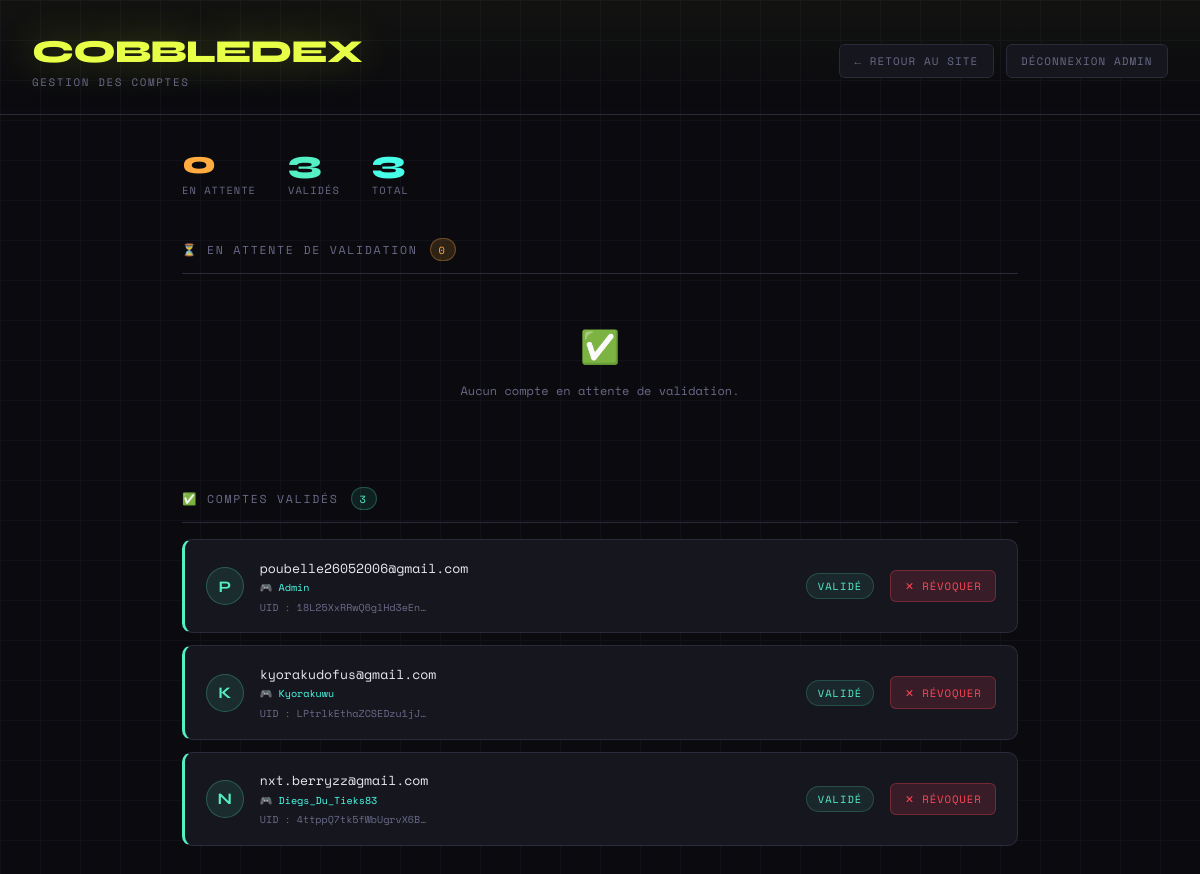
Page /admin (signed in) on the committed database.
### tables this page shows
CREATE TABLE users (firebase_uid TEXT PRIMARY KEY, device_id TEXT NOT NULL, validated INTEGER NOT NULL DEFAULT 0, email TEXT, created_at TEXT, username TEXT);

### app.py (the view)
@app.route('/admin', methods=['GET', 'POST'])
def admin():
    error = None
    if request.method == 'POST' and 'password' in request.form:
        if request.form['password'] == ADMIN_PASSWORD:
            session['is_admin'] = True
        else:
            error = "Mot de passe incorrect."
    if not session.get('is_admin'):
        return render_template('admin_login.html', error=error)
    conn = sqlite3.connect(DB_PATH)
    conn.row_factory = sqlite3.Row
    pending   = [dict(r) for r in conn.execute("SELECT * FROM users WHERE validated = 0 ORDER BY created_at DESC").fetchall()]
    validated = [dict(r) for r in conn.execute("SELECT * FROM users WHERE validated = 1 ORDER BY created_at DESC").fetchall()]
    conn.close()
    for u in pending + validated:
        if not u.get('email'):
            try:
                fb_user = auth.get_user(u['firebase_uid'])
                u['email'] = fb_user.email
                conn = sqlite3.connect(DB_PATH)
                conn.execute("UPDATE users SET email = ? WHERE firebase_uid = ?", (fb_user.email, u['firebase_uid']))
                conn.commit()
                conn.close()
            except Exception:
                u['email'] = None
    return render_template('admin.html', pending=pending, validated=validated)

### app.py (called while the page is built, shortened)
@app.before_request
def security_check():
    public = ['/login', '/firebase-auth', '/logout', '/admin', '/admin/validate', '/admin/refuse', '/admin/logout']
    if request.path.startswith('/static') or request.path in public:
        return

### templates/admin.html (shortened to what this page needs)
<!DOCTYPE html>
<html lang="fr">
<head>
</head>
<body>
<header>
  <div>
    <div class="logo-title">COBBLEDEX</div>
    <div class="logo-sub">Gestion des comptes</div>
  </div>
  <div class="header-actions">
    <a href="/" class="btn-sm">← Retour au site</a>
    <a href="/admin/logout" class="btn-sm">Déconnexion admin</a>
  </div>
</header>
<main>
  <div class="stats-bar">
    <div class="stat">
      <div class="num pending-color">{{ pending|length }}</div>
      <div class="lbl">En attente</div>
    </div>
    <div class="stat">
      <div class="num valid-color">{{ validated|length }}</div>
      <div class="lbl">Validés</div>
    </div>
    <div class="stat">
      <div class="num total-color">{{ pending|length + validated|length }}</div>
      <div class="lbl">Total</div>
    </div>
  </div>
  <div>
    <div class="section-title">
      ⏳ En attente de validation
      <span class="badge">{{ pending|length }}</span>
    </div>
    {% if pending %}
    <div class="user-list" style="margin-top:1rem;">
      {% for u in pending %}
      <div class="user-card pending">
        <div class="user-avatar pending">{{ (u.email or '?')[0].upper() }}</div>
        <div class="user-info">
          <div class="user-email">{{ u.email or '(email inconnu)' }}</div>
          {% if u.username %}
          <div class="user-meta" style="color:var(--accent2);margin-top:.15rem;">🎮 {{ u.username }}</div>
          {% endif %}
          <div class="user-meta">
            UID : {{ u.firebase_uid[:20] }}…
            {% if u.created_at %} · Inscrit le {{ u.created_at[:10] }}{% endif %}
          </div>
        </div>
        <span class="user-status pending">En attente</span>
        <div class="user-actions">
          <form method="POST" action="/admin/validate" style="display:inline;">
            <input type="hidden" name="uid" value="{{ u.firebase_uid }}" />
            <button type="submit" class="btn-validate">✓ Valider</button>
          </form>
          <button class="btn-refuse" onclick="confirmRefuse('{{ u.firebase_uid }}', '{{ u.email or '' }}')">✕ Refuser</button>
        </div>
      </div>
      {% endfor %}
    </div>
    {% else %}
    <div class="empty">
      <span class="icon">✅</span>
      Aucun compte en attente de validation.
    </div>
    {% endif %}
  </div>
  <div>
    <div class="section-title">
      ✅ Comptes validés
      <span class="badge valid">{{ validated|length }}</span>
    </div>
    {% if validated %}
    <div class="user-list" style="margin-top:1rem;">
      {% for u in validated %}
      <div class="user-card validated">
        <div class="user-avatar validated">{{ (u.email or '?')[0].upper() }}</div>
        <div class="user-info">
          <div class="user-email">{{ u.email or '(email inconnu)' }}</div>
          {% if u.username %}
          <div class="user-meta" style="color:var(--accent2);margin-top:.15rem;">🎮 {{ u.username }}</div>
          {% endif %}
          <div class="user-meta">
            UID : {{ u.firebase_uid[:20] }}…
          </div>
        </div>
        <span class="user-status validated">Validé</span>
        <div class="user-actions">
          <button class="btn-refuse" onclick="confirmRefuse('{{ u.firebase_uid }}', '{{ u.email or '' }}')">✕ Révoquer</button>
        </div>
      </div>
      {% endfor %}
    </div>
    {% else %}
    <div class="empty">
      <span class="icon">👤</span>
      Aucun compte validé pour l'instant.
    </div>
    {% endif %}
  </div>
</main>
</body>
</html>

### templates/admin.html (style rules this page uses)
:root { --bg: #0a0a0f; --surface: #111118; --card: #16161f; --border: #2a2a3a; --accent: #e8ff47; --accent2: #47ffe8; --text: #e8e8f0; --muted: #6a6a88; --red: #ff4757; --green: #55efc4; --orange: #ffab40; }
* { box-sizing:border-box; margin:0; padding:0; }
body { background:var(--bg); color:var(--text); font-family:'Syne',sans-serif; min-height:100vh; }
body::before { content:''; position:fixed; inset:0; background-image:linear-gradient(var(--border) 1px,transparent 1px),linear-gradient(90deg,var(--border) 1px,transparent 1px); background-size:40px 40px; opacity:.25; pointer-events:none; z-index:0; }
header { position:relative; z-index:10; padding:2rem 2rem 1.5rem; border-bottom:1px solid var(--border); background:linear-gradient(180deg,rgba(232,255,71,.04) 0%,transparent 100%); display:flex; align-items:center; justify-content:space-between; flex-wrap:wrap; gap:1rem; }
.logo-title { font-size:2rem; font-weight:800; color:var(--accent); letter-spacing:-.03em; text-shadow:0 0 40px rgba(232,255,71,.3); }
.logo-sub { font-family:'Space Mono',monospace; font-size:.68rem; color:var(--muted); letter-spacing:.15em; text-transform:uppercase; margin-top:.2rem; }
.header-actions { display:flex; gap:.75rem; align-items:center; }
.btn-sm { font-family:'Space Mono',monospace; font-size:.68rem; text-transform:uppercase; letter-spacing:.1em; padding:.5rem .9rem; border-radius:6px; border:1px solid var(--border); background:var(--card); color:var(--muted); cursor:pointer; text-decoration:none; transition:border-color .2s,color .2s; }
main { position:relative; z-index:5; padding:2rem; max-width:900px; margin:0 auto; display:flex; flex-direction:column; gap:2.5rem; }
.stats-bar { display:flex; gap:2rem; flex-wrap:wrap; }
.stat { display:flex; flex-direction:column; gap:.2rem; }
.stat .num { font-size:2rem; font-weight:800; line-height:1; }
.stat .num.pending-color { color:var(--orange); }
.stat .num.valid-color { color:var(--green); }
.stat .num.total-color { color:var(--accent2); }
.stat .lbl { font-family:'Space Mono',monospace; font-size:.65rem; color:var(--muted); text-transform:uppercase; letter-spacing:.1em; }
.section-title { font-family:'Space Mono',monospace; font-size:.72rem; text-transform:uppercase; letter-spacing:.15em; color:var(--muted); padding-bottom:.75rem; border-bottom:1px solid var(--border); display:flex; align-items:center; gap:.75rem; }
.section-title .badge { font-size:.65rem; padding:.15rem .5rem; border-radius:20px; background:rgba(255,171,64,.15); border:1px solid rgba(255,171,64,.3); color:var(--orange); }
.section-title .badge.valid { background:rgba(85,239,196,.1); border-color:rgba(85,239,196,.25); color:var(--green); }
.empty { text-align:center; padding:3rem 1rem; color:var(--muted); font-family:'Space Mono',monospace; font-size:.75rem; }
.empty .icon { font-size:2rem; display:block; margin-bottom:.75rem; }
.user-list { display:flex; flex-direction:column; gap:.75rem; }
.user-card { background:var(--card); border:1px solid var(--border); border-radius:10px; padding:1.1rem 1.3rem; display:flex; align-items:center; gap:1rem; flex-wrap:wrap; transition:border-color .2s; }
.user-card.validated { border-left:3px solid var(--green); }
.user-avatar { width:38px; height:38px; border-radius:50%; display:flex; align-items:center; justify-content:center; font-size:1rem; font-weight:700; flex-shrink:0; }
.user-avatar.validated { background:rgba(85,239,196,.1); color:var(--green); border:1px solid rgba(85,239,196,.25); }
.user-info { flex:1; min-width:0; }
.user-email { font-family:'Space Mono',monospace; font-size:.82rem; color:var(--text); overflow:hidden; text-overflow:ellipsis; white-space:nowrap; }
.user-meta { font-family:'Space Mono',monospace; font-size:.63rem; color:var(--muted); margin-top:.3rem; }
.user-status { font-family:'Space Mono',monospace; font-size:.65rem; text-transform:uppercase; letter-spacing:.1em; padding:.25rem .7rem; border-radius:20px; flex-shrink:0; }
.user-status.validated { background:rgba(85,239,196,.08); border:1px solid rgba(85,239,196,.2); color:var(--green); }
.user-actions { display:flex; gap:.5rem; flex-shrink:0; }
.btn-validate, .btn-refuse { font-family:'Space Mono',monospace; font-size:.67rem; text-transform:uppercase; letter-spacing:.08em; padding:.45rem .85rem; border-radius:6px; border:none; cursor:pointer; transition:opacity .2s,transform .12s; }
.btn-refuse { background:rgba(255,71,87,.15); border:1px solid rgba(255,71,87,.3); color:var(--red); }

### rows in the picture
users: email "P", email "poubelle26052006@gmail.com", username "Admin", firebase_uid "18L25XxRRwQ6glHd3eEn"
users: email "K", email "kyorakudofus@gmail.com", username "Kyorakuwu", firebase_uid "LPtrlkEthaZCSEDzu1jJ"
users: email "N", email "nxt.berryzz@gmail.com", username "Diegs_Du_Tieks83", firebase_uid "4ttppQ7tk5fWbUgrvX6B"

### other values in the picture
{{ pending|length }} "0"
{{ validated|length }} "3"
{{ pending|length + validated|length }} "3"
